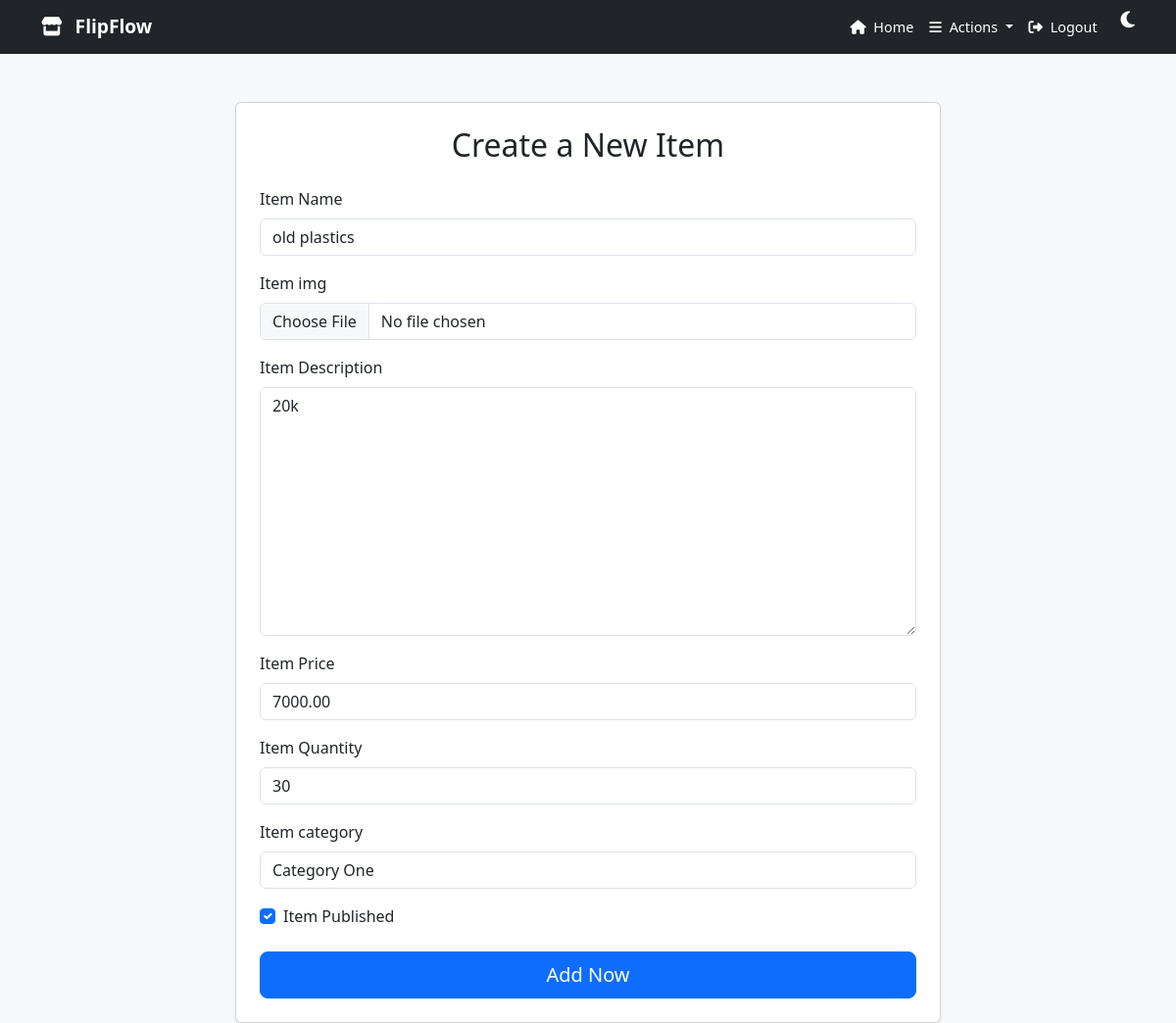
Screenshot of /Item/item_update/old-plastics (signed in) with the database file from the repository.
### Item/models.py (models this page shows, shortened)
class Item(models.Model):
    Item_name= models.CharField(max_length=100, verbose_name="Item Name")
    Item_img = models.ImageField(upload_to=custom_upload_to,blank=True,null=True)
    Item_owner=models.ForeignKey(User,blank=True, null=True,verbose_name=_("Item Owner"), on_delete=models.CASCADE,related_name='item_owner')
    Item_description= models.TextField(verbose_name="Item Description")
    Item_price= models.DecimalField(max_digits=10, decimal_places=2, verbose_name="Item Price")
    Item_quantity= models.IntegerField(verbose_name="Item Quantity")
    Item_published=models.BooleanField(_("Item Published"), default=False, help_text=_("Is this item published?"))
    Item_createdat=models.DateTimeField(_("Item Created At"), auto_now_add=True)
    Item_category=models.ForeignKey('Category',on_delete=models.CASCADE,blank=True,null=True)
    Item_slug = models.SlugField(blank=True,null=True,unique=True)
    class Meta:
        verbose_name = _("Item")
        verbose_name_plural = _("Items")

### Item/views.py (the view)
# urls.py: path('Item/item_update/<slug:slug>',views.item_update,name="item_update"),
@login_required
def item_update(request,slug):
    item=get_object_or_404(Item,Item_slug=slug)
    if item.Item_owner==request.user:
        if request.method=='POST' :
            form=ItemForm(request.POST,request.FILES,instance=item)
            if form.is_valid():
                myform=form.save(commit=False)
                myform.Item_owner=request.user
                myform.save()
                return redirect('/{}'.format(slug))
        else:
            form=ItemForm(instance=item)
        categories=Category.objects.all()
        context={'form':form,
                'categories':categories}
        return render(request,'Item/item_create.html',context)
    else:
        return redirect('/{}'.format(slug))

### Item/forms.py
class ItemForm(forms.ModelForm):
    class Meta:
        model = Item
        fields = ['Item_name', 'Item_img', 'Item_description', 'Item_price', 'Item_quantity', 'Item_category', 'Item_published']

### Item/models.py (called while the page is built)
    def __str__(self):
        return self.Category_name

### Item/templates/Item/item_create.html (shortened to what this page needs)
{% extends "base.html" %}
{% load static %}
{% load bootstrap4 %}
{% block body %}
<main class="mt-5">
  <div class="container">
    <div class="row justify-content-center">
      <div class="col-lg-8 col-md-10">
        <div class="card shadow-sm p-4">
          <h2 class="text-center mb-4">Create a New Item</h2>
          <form method="post" enctype="multipart/form-data" class="needs-validation" novalidate>
            {% bootstrap_form form %}
            <div class="d-grid gap-2 mt-4">
              <button type="submit" class="btn btn-primary btn-lg">Add Now</button>
            </div>
          </form>
        </div>
      </div>
    </div>
  </div>
</main>
{% endblock body %}

### templates/base.html (style rules this page uses)
body { padding-top: 56px; background-color: #f8f9fa; transition: background-color 0.3s ease, color 0.3s ease; }

### rows the page displays
Item: Item_name "old plastics", Item_description "20k", Item_price "7000.00", Item_quantity "30", Item_category "Category One", Item_published "☑"
